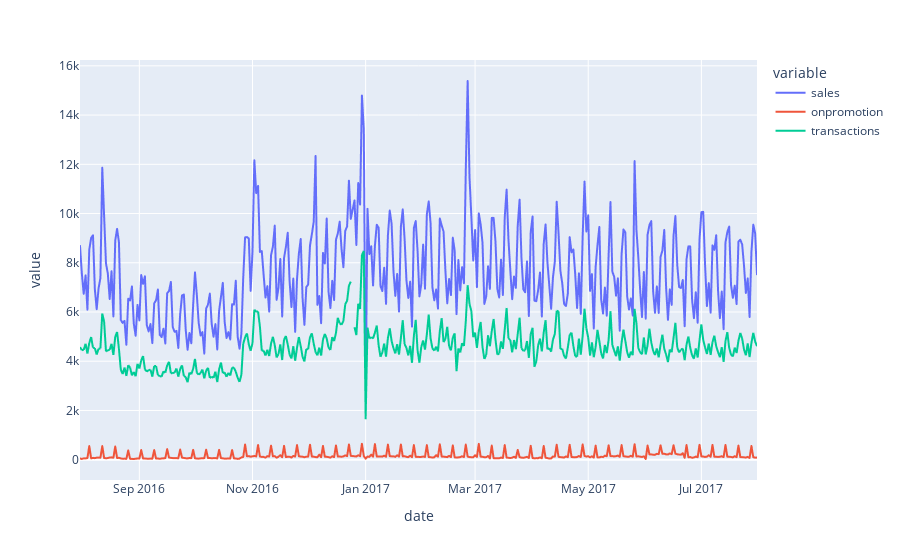

The cell this chart's notebook holds for it:
### Code cell
temp = train[(train['store_cluster'] == 1) & (train['family_cluster'] == 0)]
px.line(data_frame=temp, x='date', y=['sales', 'onpromotion', 'transactions'])

### Figure 1 — Plotly figure (JSON) as saved in the notebook; plotly's stock layout.template omitted (floating-point values rounded to 4 significant figures; data arrays with more than 128 entries replaced by an {"elided": "..."} marker saying what was removed)
{"data": [{"hovertemplate": "variable=sales<br>date=%{x}<br>value=%{y}<extra></extra>", "legendgroup": "sales", "line": {"color": "#636efa", "dash": "solid"}, "marker": {"symbol": "circle"}, "mode": "lines", "name": "sales", "showlegend": true, "type": "scattergl", "x": {"elided": "366 str values"}, "xaxis": "x", "y": {"elided": "366 float values"}, "yaxis": "y"}, {"hovertemplate": "variable=onpromotion<br>date=%{x}<br>value=%{y}<extra></extra>", "legendgroup": "onpromotion", "line": {"color": "#EF553B", "dash": "solid"}, "marker": {"symbol": "circle"}, "mode": "lines", "name": "onpromotion", "showlegend": true, "type": "scattergl", "x": {"elided": "366 str values"}, "xaxis": "x", "y": {"elided": "366 int values"}, "yaxis": "y"}, {"hovertemplate": "variable=transactions<br>date=%{x}<br>value=%{y}<extra></extra>", "legendgroup": "transactions", "line": {"color": "#00cc96", "dash": "solid"}, "marker": {"symbol": "circle"}, "mode": "lines", "name": "transactions", "showlegend": true, "type": "scattergl", "x": {"elided": "366 str values"}, "xaxis": "x", "y": {"elided": "366 int values"}, "yaxis": "y"}], "layout": {"legend": {"title": {"text": "variable"}, "tracegroupgap": 0}, "margin": {"t": 60}, "xaxis": {"anchor": "y", "domain": [0, 1], "title": {"text": "date"}}, "yaxis": {"anchor": "x", "domain": [0, 1], "title": {"text": "value"}}}}
